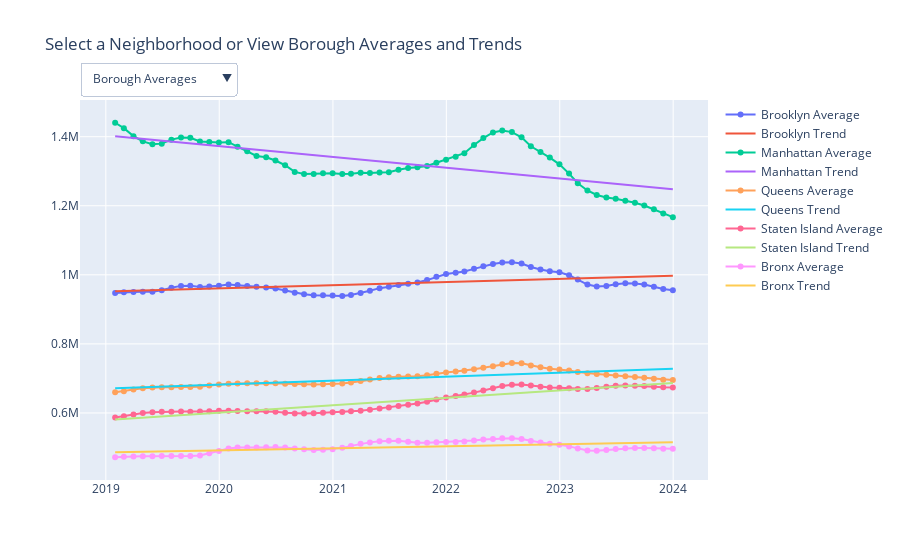

The notebook cell this image was saved under:
### Markdown cell above
### Interactive Plotly Visualization: Borough and Neighborhood Trends
- Calculates borough averages and trends using linear regression.
- Prepares neighborhood data and computes trend lines.
- Dropdown menu enables toggling visibility of borough and neighborhood trends.
- Allows comparison of average prices and trends for specific neighborhoods.

### Code cell
# Create a Plotly figure
fig = go.Figure()

# Generate a sorted list of unique neighborhoods and boroughs from the melted DataFrame
neighborhoods = sorted(melted_df["neighbourhood"].unique())
boroughs = melted_df["borough"].unique()

# Calculate borough averages and add traces for borough averages
borough_averages = melted_df.groupby(["borough", "date"])["average_price"].mean().reset_index()

# To store trend lines for each borough
borough_trends = []

# Iterate over each borough
for borough in boroughs:
    # Filter data for the current borough
    df_borough_avg = borough_averages[borough_averages["borough"] == borough]
    dates = df_borough_avg["date"]
    prices = df_borough_avg["average_price"]

    # Calculate trend for borough averages
    X_borough = np.array((dates - dates.min()).dt.days).reshape(-1, 1)
    y_borough = prices.values
    model_borough = LinearRegression().fit(X_borough, y_borough)
    trend_line_borough = model_borough.predict(X_borough)

    # Store borough trend data for use in neighborhood plots
    borough_trends.append((borough, dates, trend_line_borough))

    # Add borough averages to the figure
    fig.add_trace(
        go.Scatter(x=dates, y=prices, mode="lines+markers", name=f"{borough} Average", visible=True)
    )
    # Add borough trend lines to the figure
    fig.add_trace(
        go.Scatter(
            x=dates, y=trend_line_borough, mode="lines", name=f"{borough} Trend", visible=True
        )
    )

# Add neighborhood data and trends, including borough trend for each neighborhood
for neighborhood in neighborhoods:
    # Filter data for the current neighborhood
    df_filtered = melted_df[melted_df["neighbourhood"] == neighborhood]
    borough_name = df_filtered["borough"].iloc[0]  # Get borough name for the neighborhood

    # Find the borough trend data
    borough_trend_data = next((item for item in borough_trends if item[0] == borough_name), None)

    dates = df_filtered["date"]
    prices = df_filtered["average_price"]

    # Add neighborhood data points to the figure (invisible initially)
    fig.add_trace(go.Scatter(x=dates, y=prices, mode="markers", name=neighborhood, visible=False))

    # Calculate and add neighborhood trend
    X_neighborhood = np.array((dates - dates.min()).dt.days).reshape(-1, 1)

    # Filter the DataFrame to get data specific to the current neighborhood
    trend_data = trends_df[trends_df["neighbourhood"] == neighborhood]

    # Retrieve the slope of the trend line for the current neighborhood
    slope = trend_data["price_trend"].values[0]

    # Calculate the y-intercept of the trend line for the neighborhood
    intercept = prices.iloc[0] - slope * X_neighborhood[0]

    # Calculate the y-values for the trend line of the neighborhood
    trend_line_neighborhood = slope * X_neighborhood + intercept

    # Add a scatter trace representing the trend line for the neighborhood to the Plotly figure
    fig.add_trace(
        go.Scatter(
            x=dates,
            y=trend_line_neighborhood.flatten(),
            mode="lines",
            name=f"{neighborhood} Trend",
            visible=False,
        )
    )
    # Add borough trend line for the neighborhood
    if borough_trend_data:
        fig.add_trace(
            go.Scatter(
                x=borough_trend_data[1],
                y=borough_trend_data[2],
                mode="lines",
                name=f"{borough_name} Trend",
                visible=False,
            )
        )

# Update the dropdown to control visibility of the borough and neighborhood trends
buttons = [
    dict(
        label="Borough Averages",
        method="update",
        args=[
            {"visible": [True] * len(boroughs) * 2 + [False] * len(neighborhoods) * 3},
            {"title": "Borough Averages and Trends"},
        ],
    )
]

# Create buttons for each neighborhood to toggle visibility
for i, neighborhood in enumerate(neighborhoods):
    button_visible = [False] * len(boroughs) * 2 + [False] * len(
        neighborhoods
    ) * 3  # Hide all initially
    # Show specific neighborhood, its trend, and the corresponding borough trend
    button_visible[len(boroughs) * 2 + 3 * i : len(boroughs) * 2 + 3 * i + 3] = [True, True, True]
    buttons.append(
        dict(
            label=neighborhood,
            method="update",
            args=[
                {"visible": button_visible},
                {"title": f"Average Price and Trend for {neighborhood}"},
            ],
        )
    )

# Update layout for dropdown
fig.update_layout(
    updatemenus=[dict(active=0, buttons=buttons, x=0.0, xanchor="left", y=1.1, yanchor="top")],
    title="Select a Neighborhood or View Borough Averages and Trends",
)

# Show the figure
fig.show()
